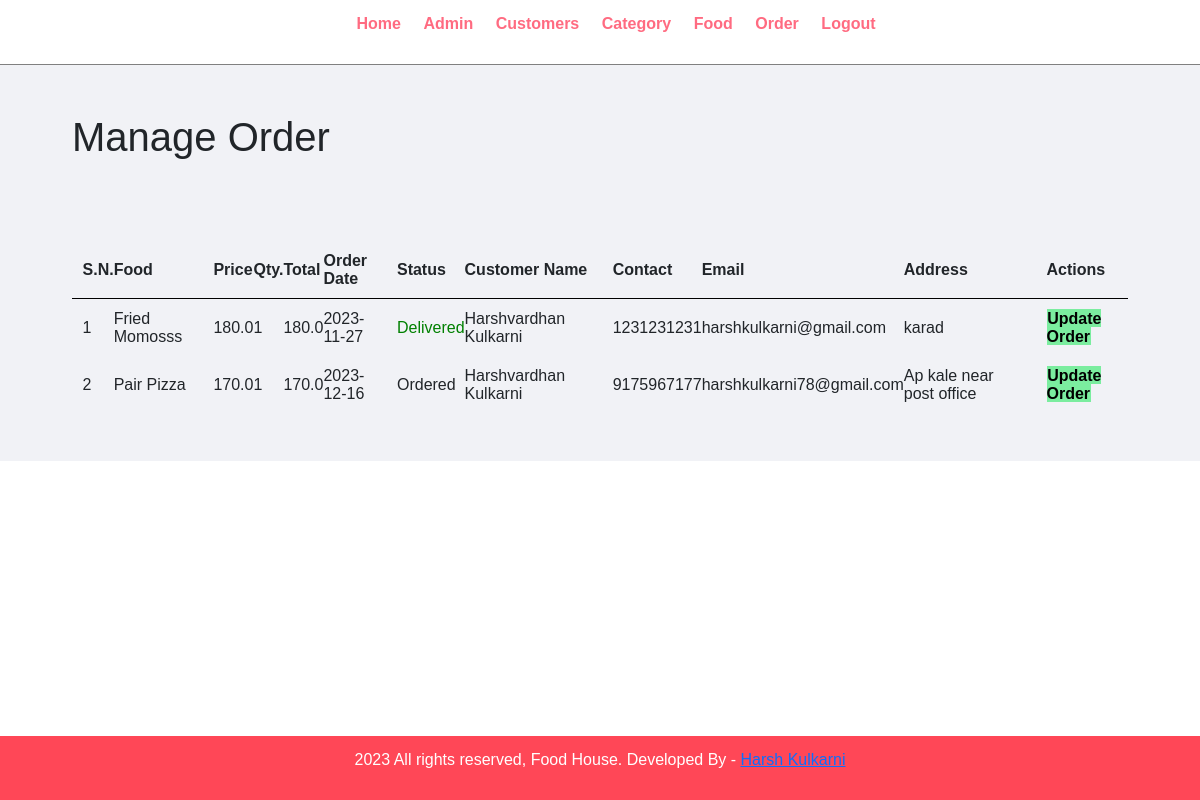
Page /food-order/manage-order (signed in) on the committed database.
### food_order/__init__.py (models this page shows)
class Order(db.Model):
    id = db.Column(db.Integer, primary_key=True)
    food_id = db.Column(db.Integer, db.ForeignKey("food.id"))
    customer_id = db.Column(db.Integer, db.ForeignKey("user.id"))
    qty = db.Column(db.Integer, nullable=False)
    total = db.Column(db.Float, nullable=False)
    order_date = db.Column(db.String(20), nullable=False)
    status = db.Column(db.String(50), nullable=False)
    customer_name = db.Column(db.String(150), nullable=False)
    customer_contact = db.Column(db.String(20), nullable=False)
    customer_email = db.Column(db.String(150), nullable=False)
    customer_address = db.Column(db.String(255), nullable=False)

class Food(db.Model):
    id = db.Column(db.Integer, primary_key=True)
    title = db.Column(db.String(100), nullable=False, unique=True)
    category_id = db.Column(db.Integer, db.ForeignKey("category.id"))
    image_name = db.Column(db.String(255), nullable=True)
    description = db.Column(db.Text, nullable=True)
    price = db.Column(db.Float, nullable=False)
    featured = db.Column(db.String(10), nullable=False)
    active = db.Column(db.String(10), nullable=False)
    orders = db.relationship("Order", backref="order")

### food_order/order.py (the view)
@app.route("/food-order/manage-order")
@login_required
@admin_only
def manage_order():
    with app.app_context():
        orders = db.session.query(Order).all()
        return render_template("admin/manage_order.html", orders=orders)

### food_order/__init__.py (called while the page is built)
@login_manager.user_loader
def load_user(user_id):
    return User.query.get(int(user_id))

def admin_only(f):
    @wraps(f)
    def wrapper(*args, **kwargs):
        if current_user.is_authenticated:
            if current_user.role == "admin":
                return f(*args, **kwargs)
            else:
                abort(403)
        else:
            return redirect(url_for("admin_index"))
    return wrapper

### food_order/templates/admin/manage_order.html
{% include 'admin/header.html' %}
<div class="main-content">
    <div class="wrapper" style="width: 90%;">
        <h1>Manage Order</h1>
        <br/><br/><br/>
        <table class="tbl-full">
            <tr>
                <th>S.N.</th>
                <th>Food</th>
                <th>Price</th>
                <th>Qty.</th>
                <th>Total</th>
                <th>Order Date</th>
                <th>Status</th>
                <th>Customer Name</th>
                <th>Contact</th>
                <th>Email</th>
                <th>Address</th>
                <th>Actions</th>
            </tr>
            {% if orders %}
            {% for order in orders %}
            <tr>
                <td>{{loop.index}}</td>
                <td>{{order.order.title}}</td>
                <td>{{order.order.price}}</td>
                <td>{{order.qty}}</td>
                <td>{{order.total}}</td>
                <td>{{order.order_date}}</td>
                <td>
                    {% if order.status == 'Ordered' %}
                    <label>{{order.status}}</label>
                    {% elif order.status == 'On Delivery' %}
                    <label style='color: orange;'>{{order.status}}</label>
                    {% elif order.status == 'Delivered' %}
                    <label style='color: green;'>{{order.status}}</label>
                    {% elif order.status == 'Cancelled' %}
                    <label style='color: red;'>{{order.status}}</label>
                    {% endif %}
                </td>
                <td>{{order.customer_name}}</td>
                <td>{{order.customer_contact}}</td>
                <td>{{order.customer_email}}</td>
                <td>{{order.customer_address}}</td>
                <td>
                    <a href="{{ url_for('update_order', id=order.id) }}" class="btn-secondary"> Update Order </a>
                </td>
            </tr>
            {% endfor %}
            {% else %}
            <tr>
                <td colspan='12' class='error'>Orders not Available</td>
            </tr>
            {% endif %}
        </table>
    </div>
</div>
{% include 'admin/footer.html' %}

### food_order/static/css/admin.css (style rules this page uses)
* { margin: 0; padding: 0; font-family: Arial, Helvetica, sans-serif; }
.wrapper { padding: 1%; width: 80%; margin: 0 auto; }
.tbl-full { width: 100%; }
table tr th { border-bottom: 1px solid black; padding: 1%; text-align: left; }
table tr td { padding: 1%; }
.btn-secondary { background-color: #7bed9f; padding: 1%; color: black; text-decoration: none; font-weight: bold; }
.main-content { background-color: #f1f2f6; padding: 3% 0; }

### rows in the picture
Order: order "Fried Momosss", order.price "180.0", qty "1", total "180.0", order_date "2023-11-27", status "Delivered", customer_name "Harshvardhan Kulkarni", customer_contact "1231231231", customer_email "harshkulkarni@gmail.com", customer_address "karad"
Order: order "Pair Pizza", order.price "170.0", qty "1", total "170.0", order_date "2023-12-16", status "Ordered", customer_name "Harshvardhan Kulkarni", customer_contact "9175967177", customer_email "harshkulkarni78@gmail.com", customer_address "Ap kale near post office"
